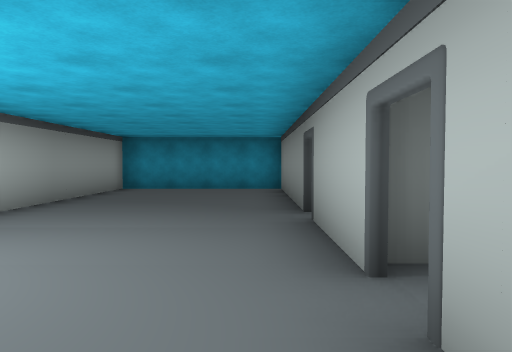
view 1 (above)

21 first-person views from a walk through a 3-D level made in the Unity game engine. The camera is 1.4 m above the floor, tilts 2° down and sees 70° across. Doors are open. The floor is counted in squares, 2 m on a side. Each view is taken from the middle of a square. On the plan, view 1 faces up. The plan holds only what a view shows up to about 11 squares ahead; the rest is blank. The place goes on beyond the plan. The player character is not drawn.

view 2
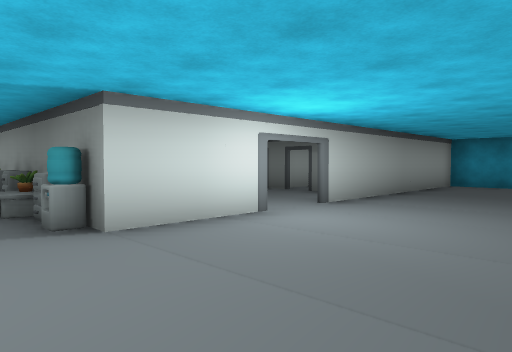

view 3
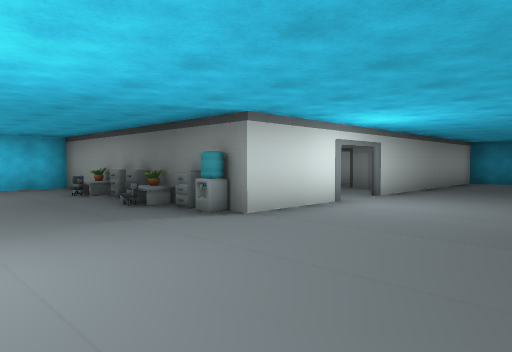

view 4
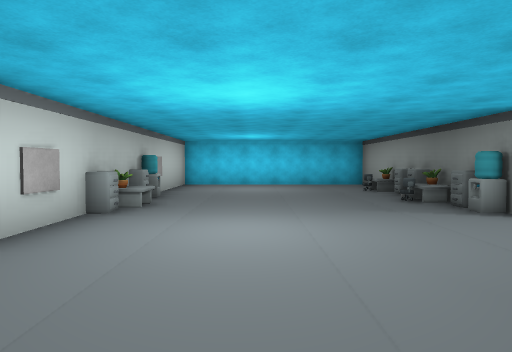

view 5
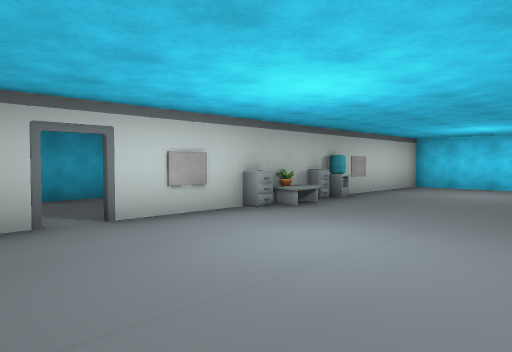

view 6
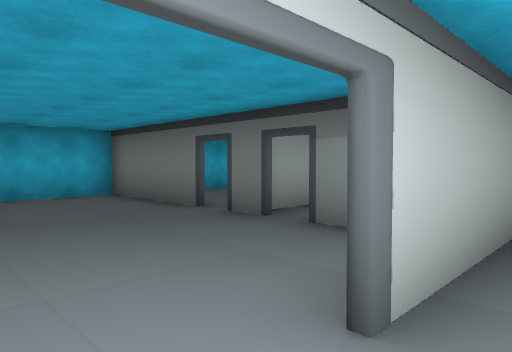

view 7
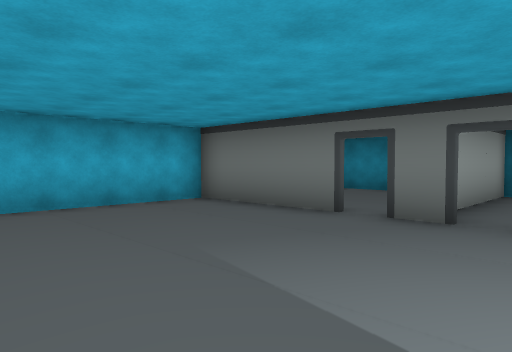

view 8
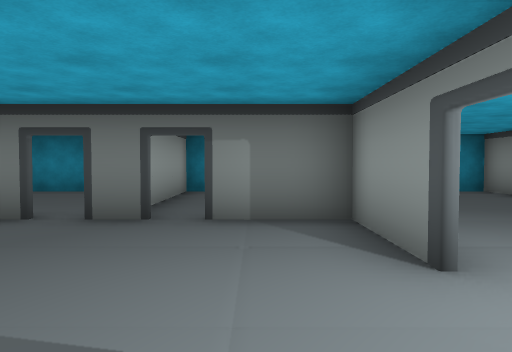

view 9
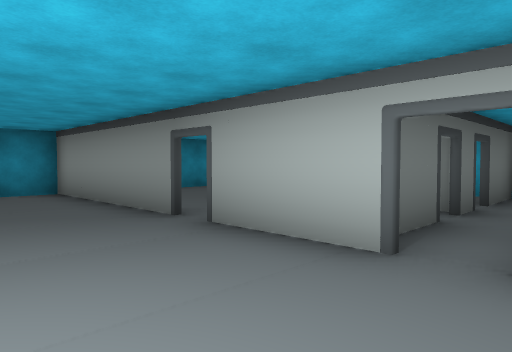

view 10
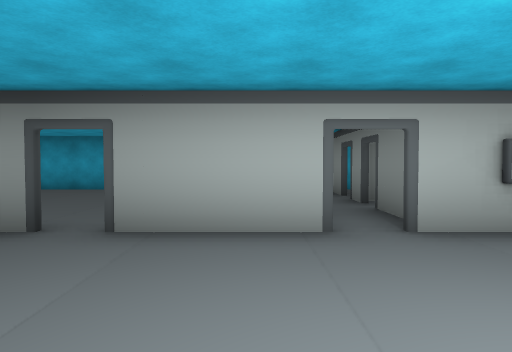

view 11
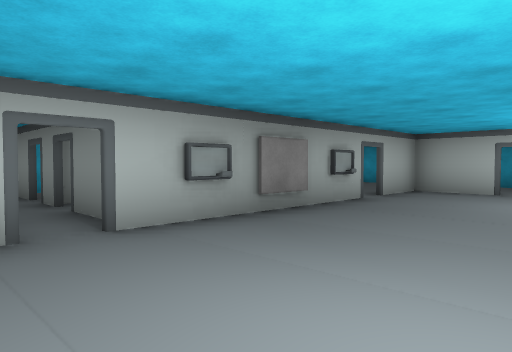

view 12
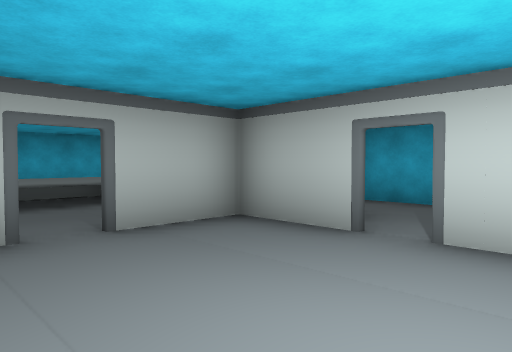

view 13
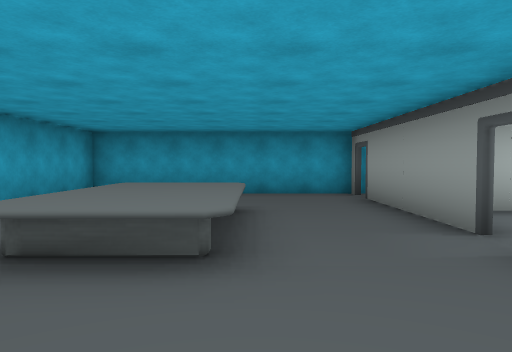

view 14
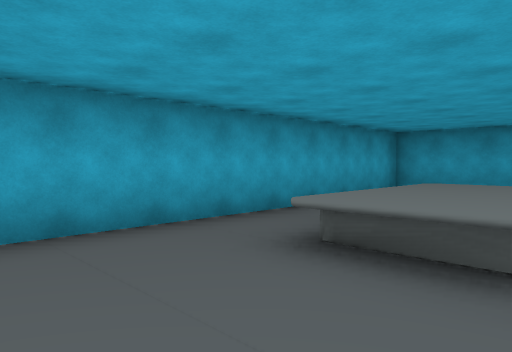

view 15
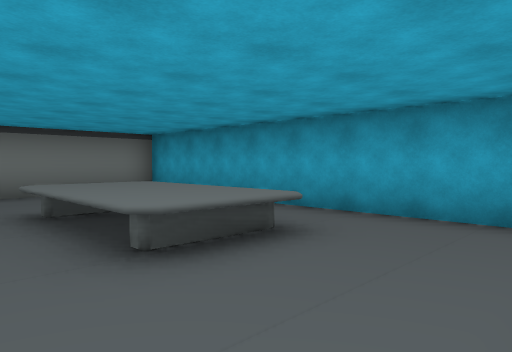

view 16
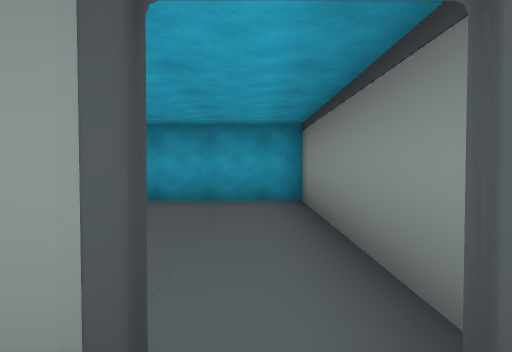

view 17
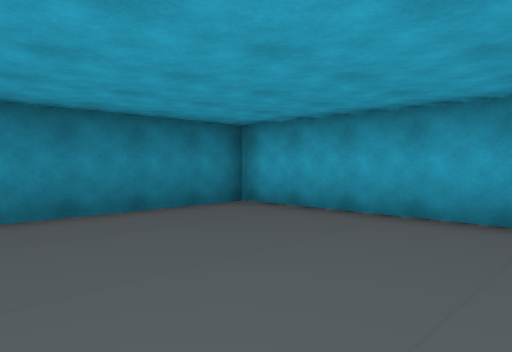

view 18
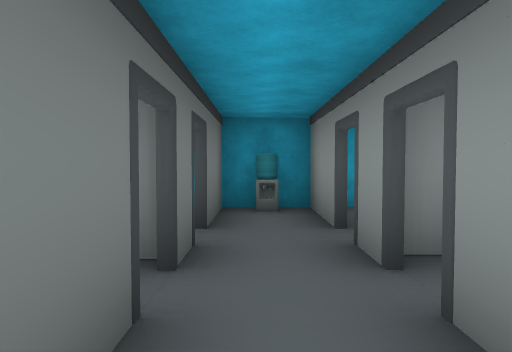

view 19
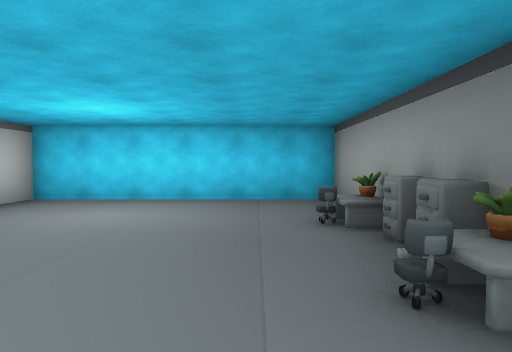

view 20
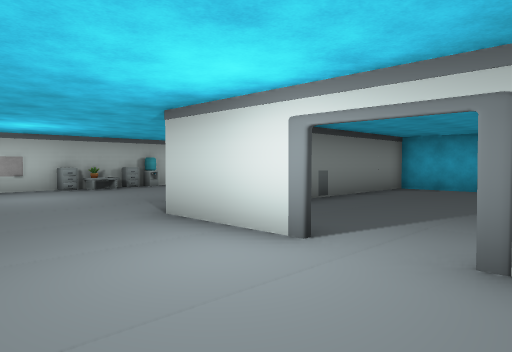

view 21
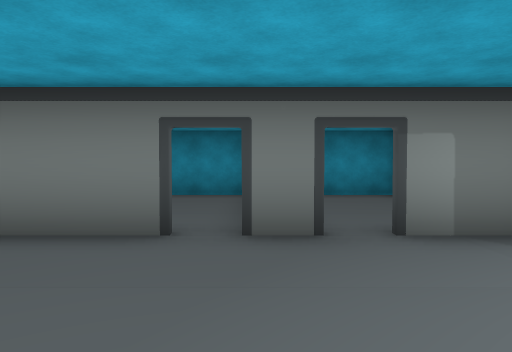

### Floor plan
Ten units are one square. View 1 is at (0, 0); x grows to the right and y downward. Boxes are objects, and circles mark ways between rooms. Rooms are numbered by the first view taken in them; rooms with no view inside come last. Other rooms are left out.
<svg viewBox="-116 -106 190 205">
<path fill="none" stroke="#000" d="M-37 -20 -37 5 -55 5M-38 -32 -38 -55 -56 -55M-84 5 -111 5M-62 -55 -71 -55M-64 -55 -72 -56M-63 -56 -72 -55M-78 -55 -111 -55 -111 -39M7 -21 7 -46M-111 -11 -111 21M-111 4 -84 4M15 -11 28 -11M7 25 7 4M7 -53 7 -101 -40 -101M-35 64 -18 64M28 -25 9 -25M-11 64 7 64 7 45M34 -11 42 -11M-111 49 -111 64 -74 64M38 -5 38 -10M-37 -101 -37 -32M42 -25 33 -26M42 -25 34 -25M49 -11 68 -11 68 -32M68 -25 49 -25M8 45 8 84M69 5 44 5M8 94 68 94 68 -6M14 -41 68 -41 68 -101 29 -101M-111 -90 -111 -81M-72 -101 -106 -101M-40 -101 -67 -101 -67 -60"/>
<rect x="-95" y="5" width="10" height="10" fill="#bbb"><title>desk</title></rect>
<rect x="-85" y="15" width="10" height="10" fill="#bbb"><title>other object</title></rect>
<rect x="-85" y="5" width="10" height="10" fill="#bbb"><title>other object</title></rect>
<rect x="-75" y="55" width="10" height="10" fill="#bbb"><title>other object</title></rect>
<rect x="-75" y="5" width="10" height="10" fill="#bbb"><title>cabinet</title></rect>
<rect x="-65" y="55" width="10" height="10" fill="#bbb"><title>cabinet</title></rect>
<rect x="-65" y="15" width="10" height="10" fill="#bbb"><title>other object</title></rect>
<rect x="-65" y="5" width="10" height="10" fill="#bbb"><title>other object</title></rect>
<rect x="-55" y="55" width="10" height="10" fill="#bbb"><title>other object</title></rect>
<rect x="-55" y="45" width="10" height="10" fill="#bbb"><title>desk</title></rect>
<rect x="-55" y="5" width="10" height="10" fill="#bbb"><title>cabinet</title></rect>
<rect x="-45" y="55" width="10" height="10" fill="#bbb"><title>cabinet</title></rect>
<rect x="-45" y="5" width="10" height="10" fill="#bbb"><title>other object</title></rect>
<rect x="5" y="25" width="10" height="10" fill="#bbb"><title>other object</title></rect>
<rect x="55" y="-25" width="10" height="10" fill="#bbb"><title>other object</title></rect>
<rect x="35" y="35" width="20" height="30" fill="#bbb"><title>other object</title></rect>
<circle cx="10" cy="35" r="3" fill="#2a7"/>
<circle cx="25" cy="-5" r="3" fill="#2a7"/>
<circle cx="10" cy="-50" r="3" fill="#2a7"/>
<circle cx="-80" cy="-60" r="3" fill="#2a7"/>
<circle cx="-60" cy="-60" r="3" fill="#2a7"/>
<text x="-50" y="-10">1</text>
<text x="40" y="50">2</text>
<text x="40" y="-70">3</text>
<text x="-90" y="-80">4</text>
<text x="-60" y="-80">5</text>
</svg>
Room 1 opens to room 2. Room 1 opens to room 3. Room 1 opens to room 4. Room 1 opens to room 5.

Where each view was taken, in squares from view 1:
view 1: 0 up, 0 right, facing up
view 2: 2 down, 0 right, facing up-left
view 3: 4 down, 0 right, facing up-left
view 4: 4 down, 1 right, facing left
view 5: 2 down, 0 right, facing down-left
view 6: 2 up, 3 left, facing up-left
view 7: 1 up, 5 left, facing up-left
view 8: 1 up, 5 left, facing up
view 9: 1 up, 2 left, facing up-right
view 10: 3 up, 3 left, facing right
view 11: 3 up, 3 left, facing down-right
view 12: 3 down, 3 left, facing down-right
view 13: 1 down, 3 right, facing down
view 14: 1 down, 3 right, facing down-right
view 15: 9 down, 2 right, facing up-right
view 16: 5 up, 0 right, facing right
view 17: 5 up, 2 right, facing up-right
view 18: 2 up, 1 right, facing right
view 19: 2 down, 4 left, facing left
view 20: 4 up, 1 left, facing down-left
view 21: 2 up, 7 left, facing up
